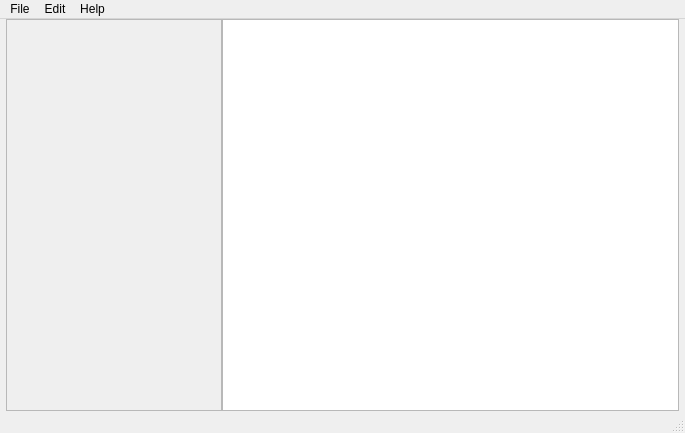
<?xml version="1.0" encoding="UTF-8"?>
<ui version="4.0">
 <class>MainWindow</class>
 <widget class="QMainWindow" name="MainWindow">
  <property name="geometry">
   <rect>
    <x>0</x>
    <y>0</y>
    <width>685</width>
    <height>433</height>
   </rect>
  </property>
  <property name="windowTitle">
   <string>GPS view</string>
  </property>
  <property name="windowIcon">
   <iconset resource="../../res/resources.qrc">
    <normaloff>:/icon.png</normaloff>:/icon.png</iconset>
  </property>
  <widget class="QWidget" name="centralwidget">
   <layout class="QHBoxLayout" name="horizontalLayout" stretch="1,0">
    <property name="spacing">
     <number>0</number>
    </property>
    <property name="leftMargin">
     <number>6</number>
    </property>
    <property name="topMargin">
     <number>0</number>
    </property>
    <property name="rightMargin">
     <number>6</number>
    </property>
    <property name="bottomMargin">
     <number>0</number>
    </property>
    <item>
     <widget class="QFrame" name="frame">
      <property name="minimumSize">
       <size>
        <width>216</width>
        <height>0</height>
       </size>
      </property>
      <property name="maximumSize">
       <size>
        <width>216</width>
        <height>16777215</height>
       </size>
      </property>
      <property name="frameShape">
       <enum>QFrame::StyledPanel</enum>
      </property>
      <property name="frameShadow">
       <enum>QFrame::Raised</enum>
      </property>
      <layout class="QVBoxLayout" name="verticalLayout">
       <property name="leftMargin">
        <number>6</number>
       </property>
       <property name="topMargin">
        <number>6</number>
       </property>
       <property name="rightMargin">
        <number>6</number>
       </property>
       <property name="bottomMargin">
        <number>6</number>
       </property>
       <item>
        <widget class="WGeneralData" name="generalData" native="true">
         <property name="minimumSize">
          <size>
           <width>0</width>
           <height>0</height>
          </size>
         </property>
        </widget>
       </item>
       <item>
        <spacer name="verticalSpacer">
         <property name="orientation">
          <enum>Qt::Vertical</enum>
         </property>
         <property name="sizeHint" stdset="0">
          <size>
           <width>20</width>
           <height>488</height>
          </size>
         </property>
        </spacer>
       </item>
      </layout>
     </widget>
    </item>
    <item>
     <widget class="QStackedWidget" name="stackedWidget">
      <property name="minimumSize">
       <size>
        <width>200</width>
        <height>0</height>
       </size>
      </property>
      <widget class="QWidget" name="pageSatellites">
       <layout class="QVBoxLayout" name="verticalLayout_2">
        <property name="spacing">
         <number>0</number>
        </property>
        <property name="leftMargin">
         <number>0</number>
        </property>
        <property name="topMargin">
         <number>0</number>
        </property>
        <property name="rightMargin">
         <number>0</number>
        </property>
        <property name="bottomMargin">
         <number>0</number>
        </property>
        <item>
         <widget class="WSatellitesView" name="graphicsView"/>
        </item>
       </layout>
      </widget>
      <widget class="QWidget" name="pageLocation"/>
     </widget>
    </item>
   </layout>
  </widget>
  <widget class="QMenuBar" name="menubar">
   <property name="geometry">
    <rect>
     <x>0</x>
     <y>0</y>
     <width>685</width>
     <height>19</height>
    </rect>
   </property>
   <widget class="QMenu" name="menuFile">
    <property name="title">
     <string>File</string>
    </property>
    <addaction name="actionLoad_settings"/>
    <addaction name="actionSave_settings"/>
    <addaction name="separator"/>
    <addaction name="actionExit"/>
   </widget>
   <widget class="QMenu" name="menuEdit">
    <property name="title">
     <string>Edit</string>
    </property>
    <addaction name="actionSettings"/>
   </widget>
   <widget class="QMenu" name="menuHelp">
    <property name="title">
     <string>Help</string>
    </property>
    <addaction name="actionAbout"/>
   </widget>
   <addaction name="menuFile"/>
   <addaction name="menuEdit"/>
   <addaction name="menuHelp"/>
  </widget>
  <widget class="QStatusBar" name="statusbar"/>
  <action name="actionAbout">
   <property name="text">
    <string>About</string>
   </property>
  </action>
  <action name="actionSave_settings">
   <property name="text">
    <string>Save settings</string>
   </property>
  </action>
  <action name="actionExit">
   <property name="text">
    <string>Exit</string>
   </property>
  </action>
  <action name="actionSettings">
   <property name="text">
    <string>Settings</string>
   </property>
  </action>
  <action name="actionLoad_settings">
   <property name="text">
    <string>Load settings</string>
   </property>
  </action>
 </widget>
 <customwidgets>
  <customwidget>
   <class>WSatellitesView</class>
   <extends>QGraphicsView</extends>
   <header>WSatellitesView.h</header>
  </customwidget>
  <customwidget>
   <class>WGeneralData</class>
   <extends>QWidget</extends>
   <header>WGeneralData.h</header>
   <container>1</container>
  </customwidget>
 </customwidgets>
 <resources>
  <include location="../../res/resources.qrc"/>
 </resources>
 <connections/>
</ui>
